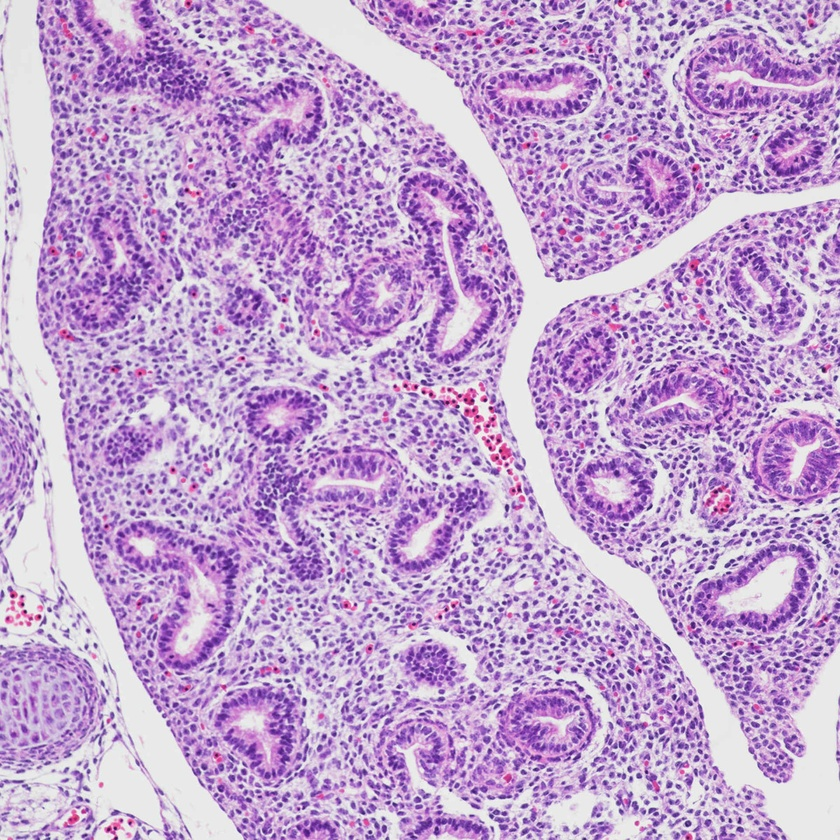
#> input picture Image_Processing/python/mouse_gut_tissue.jpeg, 840 x 840 px, shrunk from 1920 x 1920 before the run
$ jupyter execute Entropy_Filter.ipynb
#> lines starting #> are read from the running program, lines starting #| are printed output that depends on the picture
# Image Analysis 1: Introduction
One of the most helpful image analysis tools that I have learned about during my latest research project is entropy filtration. My advisor for this project, an expert in image analysis, told me about this as we were working on analyzing rat tissue images.

The entropy filter is useful when you are working with textured images and want to get rid of or isolate the texture. For instance, if your image contains details like blood cells or vessels that are irrelevant to what you are trying to measure like the width of the tissue, using entropy filtration you can smoothen them out.

I have used MATLAB for entropy filtration, and using this notebook, I hope to teach myself to do this on python!

We will use this by using the scikit-image package. Conveniently, scikit-image uses the same function names as MATLAB for most of its major functions.

More resources:

Documentation: scikit-image.org
on Morphological Filters: https://doi.org/10.1016/B978-0-12-374457-9.00013-5

# Import Libraries

[cell 1]
# import numpy and plt
# numpy will help us convert images to arrays
import numpy as np
import matplotlib.pyplot as plt
# import scikit-image
import skimage as sk
import skimage.color as im
from skimage import io
# this module helps silence a warning we run into later
from skimage.util import img_as_ubyte as as_ubyte
# the following will help us generate 'structuring elements'
# more about structuring elements later
import skimage.morphology as se

# Read and Show the Sample Image
Here, I'm using an image that I found by Google search from Nikon:

https://www.microscope.healthcare.nikon.com/gallery-items/cfi-plan-apochromat-lambda-d-series-h-e-stained-mouse-embryo-gut-tissue-section

[cell 2]
# read the sample image and display it
micImage = io.imread('mouse_gut_tissue.jpeg')
#> micImage is the input picture: shape (840, 840, 3); mean R, G, B 193.8, 162.5, 207.6
plt.figure()
plt.axis('off')
io.imshow(micImage)

It's always helpful to also check the size of the image. While we do that, let's also look at the type:

[cell 3]
print("The image is of the type {} with dimensions {}".format(type(micImage), micImage.shape))
#| The image is of the type <class 'numpy.ndarray'> with dimensions (840, 840, 3)

This is very helpful to know. Color images generally have 3 dimensions, one dimension for each color 'channel', Red, Green, and Blue, RGB. You may run into 4 dimensions sometimes where the fourth dimension is an 'alpha' channel or when the image is multispectral. This is not the case here.

It's important to know the ratio of the image to real-life (e.g., pixel-to-meter factor). Here, I am using an image that is not mine or my collaborators', so I don't have access to this information. In a real research application, make sure you record this information.

# Grayscale Image
To apply the entropy filter, we need to first convert our color image to grayscale. We will use the rgb2gray function to do this. In MATLAB, this would correspond to the im2gray() function.

You will notice that the grayscle image only has 1 component instead of the 3 RGB channels.

[cell 4]
# convert the image to grayscale
grayImage = im.rgb2gray(micImage)
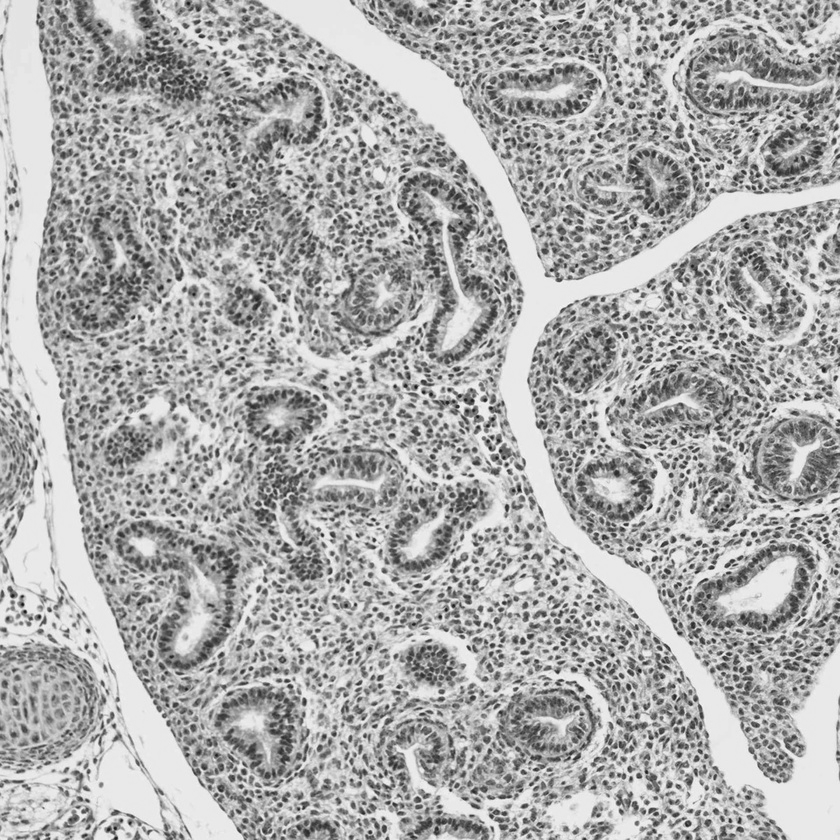
#> grayImage: shape (840, 840) float64; min 0.0756, max 0.97, mean 0.676
# show the images side by side
fig2, ax2 = plt.subplots(1,2)
ax2[0].imshow(micImage)
ax2[0].set_title('original')
ax2[1].imshow(grayImage)
ax2[1].set_title('grayscale')
plt.axis('off')

# check the size of the grayscale image
print("The grayscale image has dimensions {}".format(grayImage.shape))
#| The grayscale image has dimensions (840, 840)
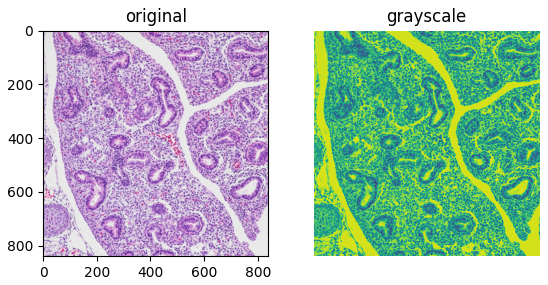
#> figure drawn by matplotlib, 2 panels

# Choosing the Structring Element
Now that we have the grayscale image, we need a structuring element to apply the filter.

MATLAB has a detailed definition of what a structuring element is:

"A flat structuring element is a binary valued neighborhood, either 2-D or multidimensional, in which the true pixels are included in the morphological computation, and the false pixels are not. The center pixel of the structuring element, called the origin, identifies the pixel in the image being processed."

The most common (and easiest) structuring element is a disk. Some other examples include 'octagon' and 'cube'. When you specify the structuring element, you need to specify its size. For a disk, all you need to provide is the radius.

For more information, check out: https://www.mathworks.com/help/images/structuring-elements.html

[cell 5]
# create a structuring element of radius 3
# in python, this is a numpy array class
# in MATLAB, it will be a structure class
SE3 = se.disk(3)

# check the size of the structuring element and print it
print("The grayscale image has dimensions {}".format(SE3.shape))
print(SE3)

# apply the entropy filtration

How do you choose the radius? MATLAB puts it beautifully:
"You typically choose a structuring element the same size and shape as the objects you want to process in the input image."

As a scientist, you have expert insight in the size and dimensions of the objects in the image. For example, if you need to smidge out the cells, you will use the size of the cell here. This is why knowing the conversion factor (pixel-to-meter or meter-to-pixel) is extremely helpful.

Without such expert insight, we can play around with the size of the structuring element, and experiment with the entropy filtration.

[cell 6]
grayImageByte = as_ubyte(grayImage)
entropyImage = sk.filters.rank.entropy(grayImageByte, SE3)
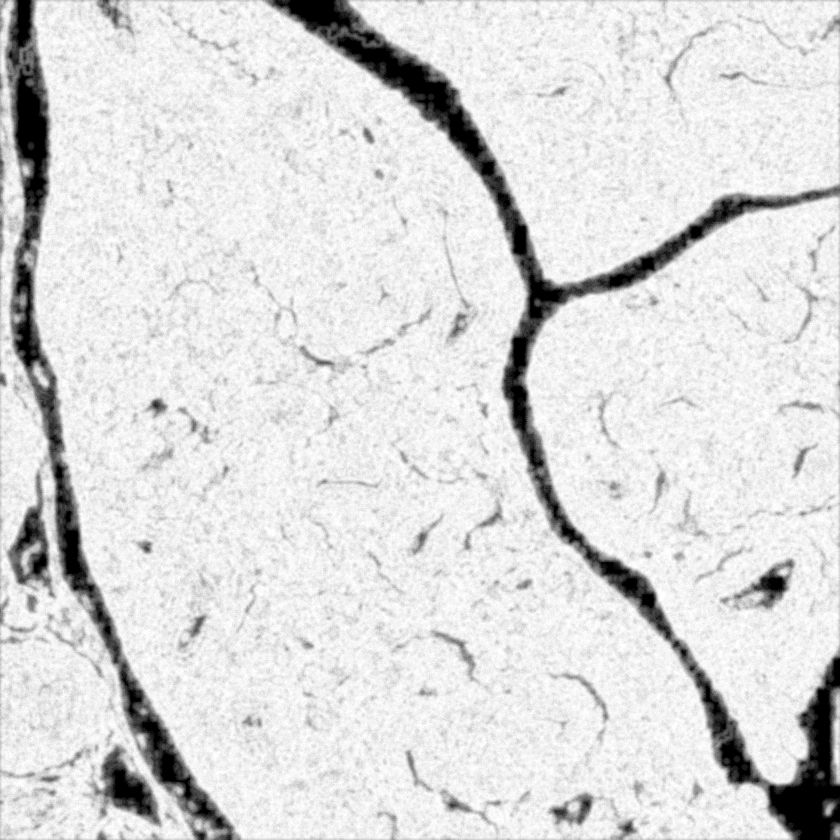
#> entropyImage: shape (840, 840) float64; min 0, max 4.86, mean 4.18; drawn with min black and max white

# show the images side by side
fig2, ax2 = plt.subplots(1,2)
ax2[0].imshow(micImage)
ax2[0].set_axis_off()
ax2[0].set_title('original')
ax2[1].imshow(entropyImage, cmap = 'twilight')
ax2[1].set_title('entorpy filtered')

plt.axis('off')
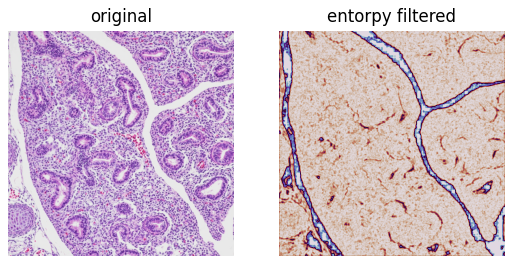
#> figure drawn by matplotlib, 2 panels

[cell 7]
grayImageByte = as_ubyte(grayImage)
fig3, ax3 = plt.subplots(3,3)
for n, ax in enumerate(ax3.flatten()):
        ax.set_title('Radius at {} '.format(n + 1))
        SE = se.disk(n+1)
        ax.imshow(sk.filters.rank.entropy(grayImageByte,SE),
                  cmap = 'twilight');
        ax.set_axis_off()
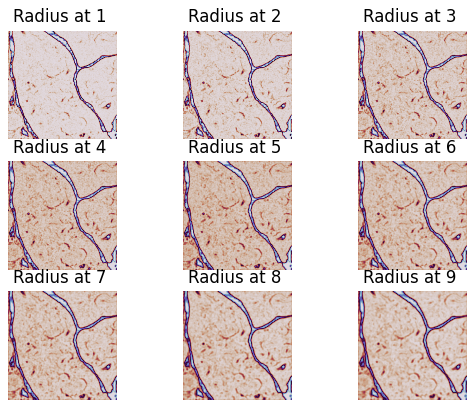
#> figure drawn by matplotlib, 9 panels

$ run again, with Image_Processing/python/celltumor.png saved as Image_Processing/python/mouse_gut_tissue.jpeg
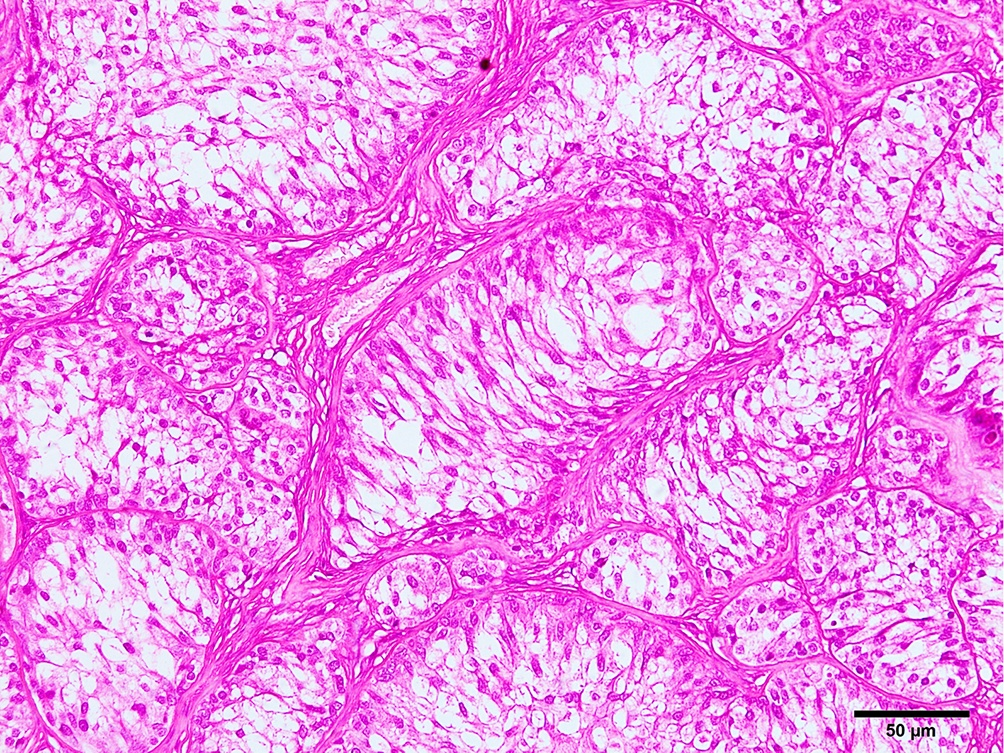
#> input picture Image_Processing/python/celltumor.png, 1004 x 753 px
#> micImage is the input picture: shape (753, 1004, 3); mean R, G, B 235.2, 142.4, 231.9
#| The image is of the type <class 'numpy.ndarray'> with dimensions (753, 1004, 3)
#| The grayscale image has dimensions (753, 1004)
#> `entropyImage = sk.filters.rank.entropy(grayImageByte, SE3)`:
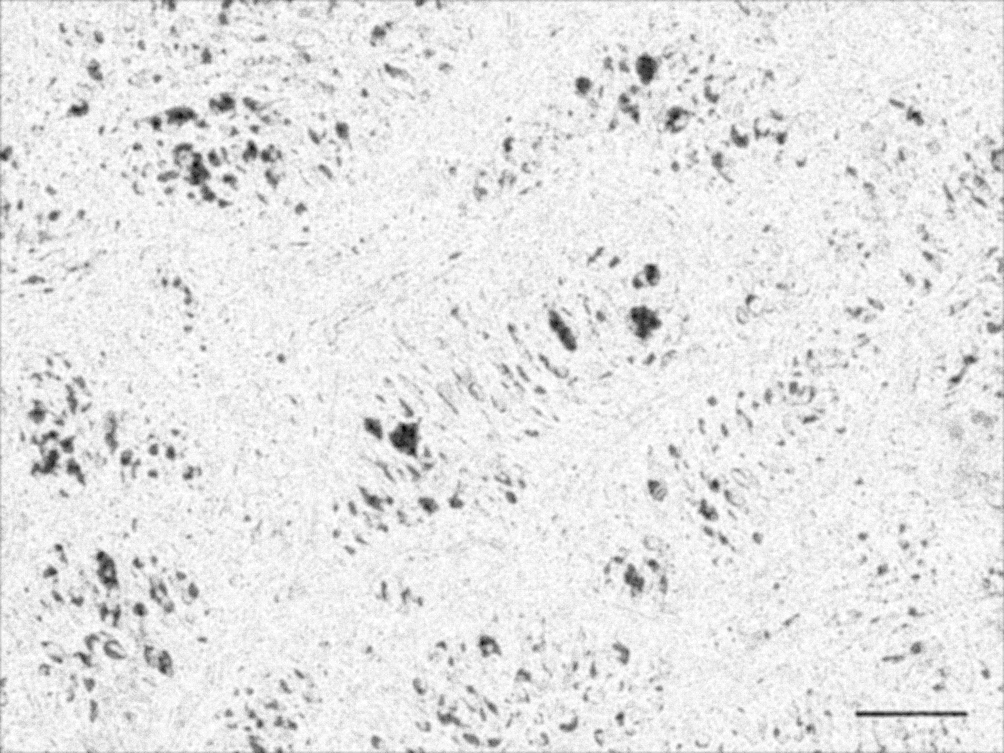
#> entropyImage: shape (753, 1004) float64; min 0.926, max 4.86, mean 4.47; drawn with min black and max white
#> `[cell 6] grayImageByte = as_ubyte(grayImage) entropyImage = sk.filters..`:
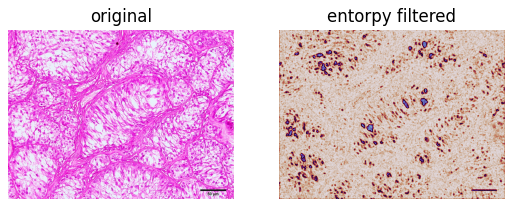
#> figure drawn by matplotlib, 2 panels
